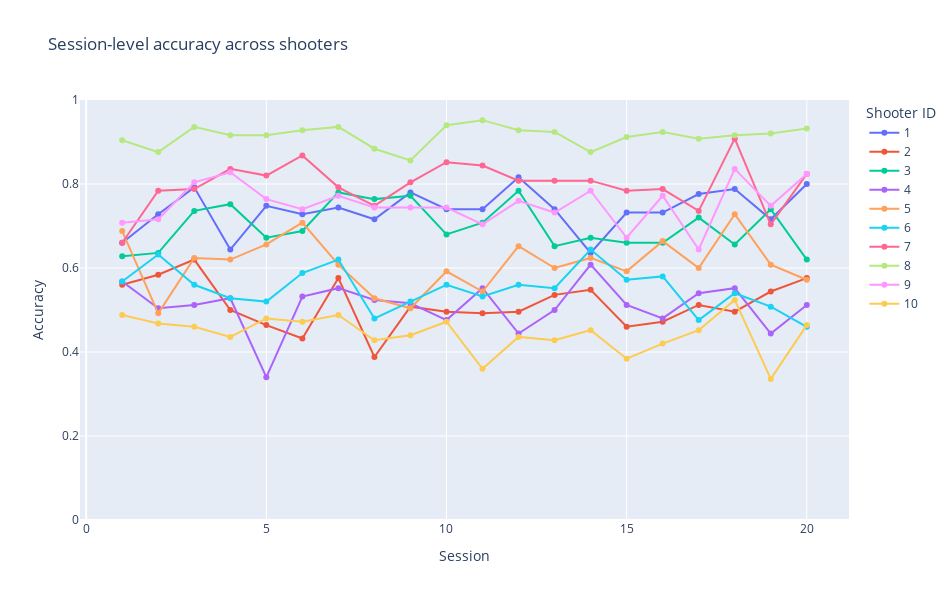

Notebook code for this chart:
### Markdown cell above
## Session-level accuracy for all shooters

### Code cell
acc_session = (
    df.groupby(["shooter_id", "session_id"])["hit"]
    .mean()
    .reset_index()
    .rename(columns={"hit": "session_accuracy"})
)

fig = px.line(
    acc_session,
    x="session_id",
    y="session_accuracy",
    color="shooter_id",
    markers=True,
    title="Session-level accuracy across shooters"
)

fig.update_layout(
    yaxis=dict(range=[0, 1]),
    xaxis_title="Session",
    yaxis_title="Accuracy",
    legend_title="Shooter ID",
    width=950,
    height=600
)

fig.show()

### Figure 1 — Plotly figure (JSON) as saved in the notebook; plotly's stock layout.template omitted (floating-point values rounded to 4 significant figures)
{"data": [{"hovertemplate": "shooter_id=1<br>session_id=%{x}<br>session_accuracy=%{y}<extra></extra>", "legendgroup": "1", "line": {"color": "#636efa", "dash": "solid"}, "marker": {"symbol": "circle"}, "mode": "lines+markers", "name": "1", "orientation": "v", "showlegend": true, "type": "scatter", "x": [1, 2, 3, 4, 5, 6, 7, 8, 9, 10, 11, 12, 13, 14, 15, 16, 17, 18, 19, 20], "xaxis": "x", "y": [0.66, 0.728, 0.792, 0.644, 0.748, 0.728, 0.744, 0.716, 0.78, 0.74, 0.74, 0.816, 0.74, 0.636, 0.732, 0.732, 0.776, 0.788, 0.716, 0.8], "yaxis": "y"}, {"hovertemplate": "shooter_id=2<br>session_id=%{x}<br>session_accuracy=%{y}<extra></extra>", "legendgroup": "2", "line": {"color": "#EF553B", "dash": "solid"}, "marker": {"symbol": "circle"}, "mode": "lines+markers", "name": "2", "orientation": "v", "showlegend": true, "type": "scatter", "x": [1, 2, 3, 4, 5, 6, 7, 8, 9, 10, 11, 12, 13, 14, 15, 16, 17, 18, 19, 20], "xaxis": "x", "y": [0.56, 0.584, 0.62, 0.5, 0.464, 0.432, 0.576, 0.388, 0.508, 0.496, 0.492, 0.496, 0.536, 0.548, 0.46, 0.472, 0.512, 0.496, 0.544, 0.576], "yaxis": "y"}, {"hovertemplate": "shooter_id=3<br>session_id=%{x}<br>session_accuracy=%{y}<extra></extra>", "legendgroup": "3", "line": {"color": "#00cc96", "dash": "solid"}, "marker": {"symbol": "circle"}, "mode": "lines+markers", "name": "3", "orientation": "v", "showlegend": true, "type": "scatter", "x": [1, 2, 3, 4, 5, 6, 7, 8, 9, 10, 11, 12, 13, 14, 15, 16, 17, 18, 19, 20], "xaxis": "x", "y": [0.628, 0.636, 0.736, 0.752, 0.672, 0.688, 0.78, 0.764, 0.772, 0.68, 0.708, 0.784, 0.652, 0.672, 0.66, 0.66, 0.72, 0.656, 0.74, 0.62], "yaxis": "y"}, {"hovertemplate": "shooter_id=4<br>session_id=%{x}<br>session_accuracy=%{y}<extra></extra>", "legendgroup": "4", "line": {"color": "#ab63fa", "dash": "solid"}, "marker": {"symbol": "circle"}, "mode": "lines+markers", "name": "4", "orientation": "v", "showlegend": true, "type": "scatter", "x": [1, 2, 3, 4, 5, 6, 7, 8, 9, 10, 11, 12, 13, 14, 15, 16, 17, 18, 19, 20], "xaxis": "x", "y": [0.568, 0.504, 0.512, 0.528, 0.34, 0.532, 0.552, 0.524, 0.516, 0.476, 0.552, 0.444, 0.5, 0.608, 0.512, 0.48, 0.54, 0.552, 0.444, 0.512], "yaxis": "y"}, {"hovertemplate": "shooter_id=5<br>session_id=%{x}<br>session_accuracy=%{y}<extra></extra>", "legendgroup": "5", "line": {"color": "#FFA15A", "dash": "solid"}, "marker": {"symbol": "circle"}, "mode": "lines+markers", "name": "5", "orientation": "v", "showlegend": true, "type": "scatter", "x": [1, 2, 3, 4, 5, 6, 7, 8, 9, 10, 11, 12, 13, 14, 15, 16, 17, 18, 19, 20], "xaxis": "x", "y": [0.688, 0.492, 0.624, 0.62, 0.656, 0.708, 0.608, 0.528, 0.504, 0.592, 0.544, 0.652, 0.6, 0.624, 0.592, 0.664, 0.6, 0.728, 0.608, 0.572], "yaxis": "y"}, {"hovertemplate": "shooter_id=6<br>session_id=%{x}<br>session_accuracy=%{y}<extra></extra>", "legendgroup": "6", "line": {"color": "#19d3f3", "dash": "solid"}, "marker": {"symbol": "circle"}, "mode": "lines+markers", "name": "6", "orientation": "v", "showlegend": true, "type": "scatter", "x": [1, 2, 3, 4, 5, 6, 7, 8, 9, 10, 11, 12, 13, 14, 15, 16, 17, 18, 19, 20], "xaxis": "x", "y": [0.568, 0.632, 0.56, 0.528, 0.52, 0.588, 0.62, 0.48, 0.52, 0.56, 0.532, 0.56, 0.552, 0.644, 0.572, 0.58, 0.476, 0.54, 0.508, 0.46], "yaxis": "y"}, {"hovertemplate": "shooter_id=7<br>session_id=%{x}<br>session_accuracy=%{y}<extra></extra>", "legendgroup": "7", "line": {"color": "#FF6692", "dash": "solid"}, "marker": {"symbol": "circle"}, "mode": "lines+markers", "name": "7", "orientation": "v", "showlegend": true, "type": "scatter", "x": [1, 2, 3, 4, 5, 6, 7, 8, 9, 10, 11, 12, 13, 14, 15, 16, 17, 18, 19, 20], "xaxis": "x", "y": [0.66, 0.784, 0.788, 0.836, 0.82, 0.868, 0.792, 0.748, 0.804, 0.852, 0.844, 0.808, 0.808, 0.808, 0.784, 0.788, 0.736, 0.908, 0.704, 0.824], "yaxis": "y"}, {"hovertemplate": "shooter_id=8<br>session_id=%{x}<br>session_accuracy=%{y}<extra></extra>", "legendgroup": "8", "line": {"color": "#B6E880", "dash": "solid"}, "marker": {"symbol": "circle"}, "mode": "lines+markers", "name": "8", "orientation": "v", "showlegend": true, "type": "scatter", "x": [1, 2, 3, 4, 5, 6, 7, 8, 9, 10, 11, 12, 13, 14, 15, 16, 17, 18, 19, 20], "xaxis": "x", "y": [0.904, 0.876, 0.936, 0.916, 0.916, 0.928, 0.936, 0.884, 0.856, 0.94, 0.952, 0.928, 0.924, 0.876, 0.912, 0.924, 0.908, 0.916, 0.92, 0.932], "yaxis": "y"}, {"hovertemplate": "shooter_id=9<br>session_id=%{x}<br>session_accuracy=%{y}<extra></extra>", "legendgroup": "9", "line": {"color": "#FF97FF", "dash": "solid"}, "marker": {"symbol": "circle"}, "mode": "lines+markers", "name": "9", "orientation": "v", "showlegend": true, "type": "scatter", "x": [1, 2, 3, 4, 5, 6, 7, 8, 9, 10, 11, 12, 13, 14, 15, 16, 17, 18, 19, 20], "xaxis": "x", "y": [0.708, 0.716, 0.804, 0.828, 0.764, 0.74, 0.772, 0.744, 0.744, 0.744, 0.704, 0.76, 0.732, 0.784, 0.672, 0.772, 0.644, 0.836, 0.748, 0.824], "yaxis": "y"}, {"hovertemplate": "shooter_id=10<br>session_id=%{x}<br>session_accuracy=%{y}<extra></extra>", "legendgroup": "10", "line": {"color": "#FECB52", "dash": "solid"}, "marker": {"symbol": "circle"}, "mode": "lines+markers", "name": "10", "orientation": "v", "showlegend": true, "type": "scatter", "x": [1, 2, 3, 4, 5, 6, 7, 8, 9, 10, 11, 12, 13, 14, 15, 16, 17, 18, 19, 20], "xaxis": "x", "y": [0.488, 0.468, 0.46, 0.436, 0.48, 0.472, 0.488, 0.428, 0.44, 0.472, 0.36, 0.436, 0.428, 0.452, 0.384, 0.42, 0.452, 0.524, 0.336, 0.464], "yaxis": "y"}], "layout": {"height": 600, "legend": {"title": {"text": "Shooter ID"}, "tracegroupgap": 0}, "title": {"text": "Session-level accuracy across shooters"}, "width": 950, "xaxis": {"anchor": "y", "domain": [0, 1], "title": {"text": "Session"}}, "yaxis": {"anchor": "x", "domain": [0, 1], "range": [0, 1], "title": {"text": "Accuracy"}}}}
